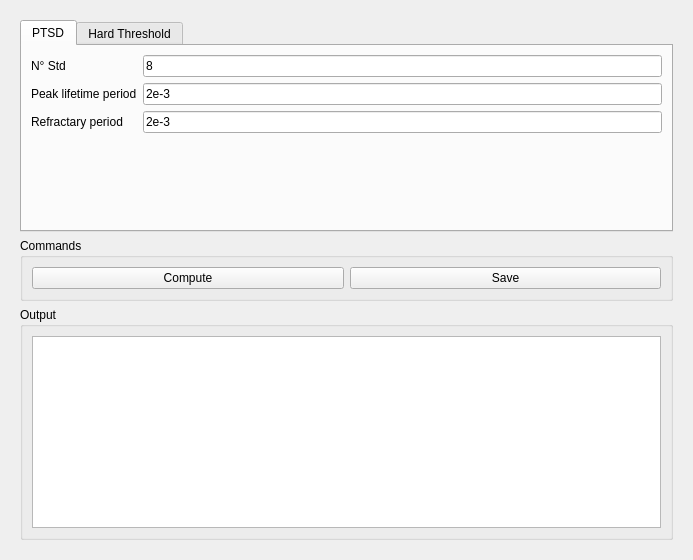
<?xml version="1.0" encoding="UTF-8"?>
<ui version="4.0">
 <class>PeakDetection</class>
 <widget class="QWidget" name="PeakDetection">
  <property name="geometry">
   <rect>
    <x>0</x>
    <y>0</y>
    <width>693</width>
    <height>560</height>
   </rect>
  </property>
  <property name="windowTitle">
   <string>Peak Detection</string>
  </property>
  <layout class="QVBoxLayout" name="verticalLayout">
   <item>
    <widget class="QWidget" name="widget" native="true">
     <layout class="QVBoxLayout" name="verticalLayout_2">
      <item>
       <widget class="QTabWidget" name="tabWidget">
        <property name="currentIndex">
         <number>0</number>
        </property>
        <widget class="QWidget" name="tab_2">
         <attribute name="title">
          <string>PTSD</string>
         </attribute>
         <layout class="QFormLayout" name="formLayout_2">
          <item row="0" column="0">
           <widget class="QLabel" name="label_3">
            <property name="text">
             <string>N° Std</string>
            </property>
           </widget>
          </item>
          <item row="0" column="1">
           <widget class="QLineEdit" name="edt_n_std">
            <property name="text">
             <string>8</string>
            </property>
           </widget>
          </item>
          <item row="1" column="0">
           <widget class="QLabel" name="label_4">
            <property name="text">
             <string>Peak lifetime period</string>
            </property>
           </widget>
          </item>
          <item row="1" column="1">
           <widget class="QLineEdit" name="edt_peak_lifetime">
            <property name="text">
             <string>2e-3</string>
            </property>
           </widget>
          </item>
          <item row="2" column="0">
           <widget class="QLabel" name="label_5">
            <property name="text">
             <string>Refractary period</string>
            </property>
           </widget>
          </item>
          <item row="2" column="1">
           <widget class="QLineEdit" name="edt_refractary">
            <property name="text">
             <string>2e-3</string>
            </property>
           </widget>
          </item>
         </layout>
        </widget>
        <widget class="QWidget" name="tab">
         <attribute name="title">
          <string>Hard Threshold</string>
         </attribute>
         <layout class="QFormLayout" name="formLayout">
          <item row="0" column="0">
           <widget class="QLabel" name="label">
            <property name="text">
             <string>Threshold</string>
            </property>
           </widget>
          </item>
          <item row="0" column="1">
           <widget class="QLineEdit" name="edt_threshold"/>
          </item>
          <item row="1" column="0">
           <widget class="QLabel" name="label_2">
            <property name="text">
             <string>Bin size</string>
            </property>
           </widget>
          </item>
          <item row="1" column="1">
           <widget class="QLineEdit" name="edt_bin_size"/>
          </item>
         </layout>
        </widget>
       </widget>
      </item>
      <item>
       <widget class="QGroupBox" name="groupBox">
        <property name="title">
         <string>Commands</string>
        </property>
        <layout class="QGridLayout" name="gridLayout_2">
         <item row="0" column="0">
          <widget class="QPushButton" name="btn_compute">
           <property name="text">
            <string>Compute</string>
           </property>
          </widget>
         </item>
         <item row="0" column="1">
          <widget class="QPushButton" name="btn_save">
           <property name="text">
            <string>Save</string>
           </property>
          </widget>
         </item>
        </layout>
       </widget>
      </item>
      <item>
       <widget class="QGroupBox" name="groupBox_2">
        <property name="title">
         <string>Output</string>
        </property>
        <layout class="QHBoxLayout" name="horizontalLayout">
         <item>
          <widget class="QTextEdit" name="lbl_output">
           <property name="readOnly">
            <bool>true</bool>
           </property>
          </widget>
         </item>
        </layout>
       </widget>
      </item>
     </layout>
    </widget>
   </item>
  </layout>
 </widget>
 <resources/>
 <connections/>
</ui>
